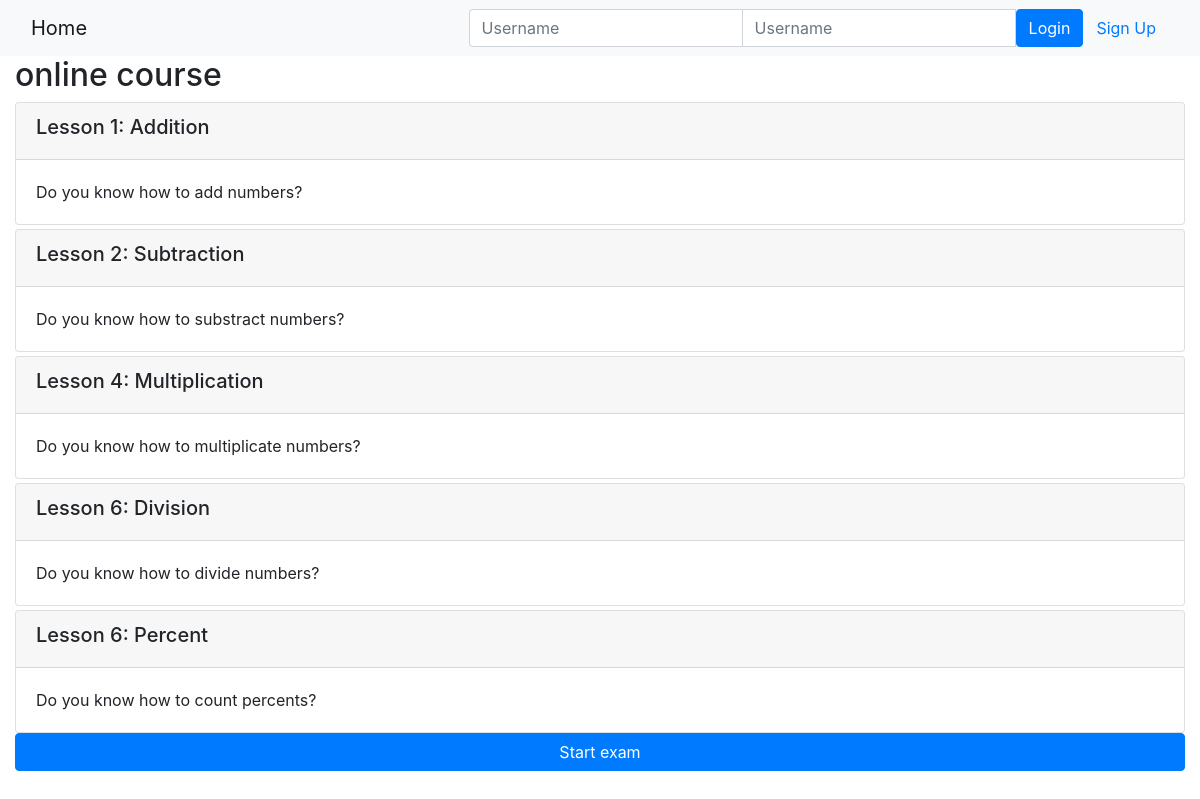
Page /onlinecourse/1/ on the committed database.
### onlinecourse/models.py (models this page shows, shortened)
class Course(models.Model):
    name = models.CharField(null=False, max_length=30, default='online course')
    image = models.ImageField(upload_to='course_images/')
    description = models.CharField(max_length=1000)
    pub_date = models.DateField(null=True)
    instructors = models.ManyToManyField(Instructor)
    users = models.ManyToManyField(settings.AUTH_USER_MODEL, through='Enrollment')
    total_enrollment = models.IntegerField(default=0)
    is_enrolled = False

class Lesson(models.Model):
    title = models.CharField(max_length=200, default="title")
    order = models.IntegerField(default=0)
    course = models.ForeignKey(Course, on_delete=models.CASCADE)
    content = models.TextField()

### onlinecourse/views.py (the view)
# urls.py: path('<int:pk>/', views.CourseDetailView.as_view(), name='course_details'),
class CourseDetailView(generic.DetailView):
    model = Course
    template_name = 'onlinecourse/course_detail_bootstrap.html'

### onlinecourse/templatetags/extra.py (called while the page is built)
@register.simple_tag
def custom_tag(id, some_id):
    return '{"%s": [%s]}'%(id, some_id)

### onlinecourse/templates/onlinecourse/course_detail_bootstrap.html (shortened to what this page needs)
<!DOCTYPE html>
<html lang="en">
<head>
     {% load static %}
     {% load extra %}
    <link rel="stylesheet" href="https://maxcdn.bootstrapcdn.com/bootstrap/4.5.2/css/bootstrap.min.css">
</head>
<body>
    <nav class="navbar navbar-light bg-light">
        <div class="container-fluid">
            <div class="navbar-header">
                  <a class="navbar-brand" href="{% url 'onlinecourse:index' %}">Home</a>
            </div>
            <ul class="nav navbar-nav navbar-right">
                {% if user.is_authenticated %}
                <li>
                    <a class="btn btn-link" href="#">{{ user.first_name }}({{ user.username }})</a>
                    <a class="btn btn-link" href="{% url 'onlinecourse:logout' %}">Logout</a>
                </li>
                {% else %}
                <li>
                    <form class="form-inline" action="{% url 'onlinecourse:login' %}" method="post">
                        <div class="input-group">
                            <input type="text" class="form-control" placeholder="Username" name="username" >
                            <input type="password" class="form-control" placeholder="Username" name="psw" >
                            <button class="btn btn-primary" type="submit">Login</button>
                            <a class="btn btn-link" href="{% url 'onlinecourse:registration' %}">Sign Up</a>
                        </div>
                    </form>
                </li>
                {% endif %}
            </ul>
        </div>
    </nav>
    <div class="container-fluid">
            <h2>{{ course.name }}</h2>
            <div class="card-columns-vertical">
                {% for lesson in course.lesson_set.all %}
                    <div class="card mt-1">
                        <div class="card-header"><h5>Lesson {{lesson.order|add:1}}: {{lesson.title}}</h5></div>
                        <div class="card-body">{{lesson.content}}</div>
                    </div>
                {% endfor %}
            </div>
            <button class="btn btn-primary" type="button" data-toggle="collapse" data-target="#exam" aria-expanded="false" aria-controls="exam" style="width: 100%">Start exam</button>
    </div>
</body>
</html>

### rows in the picture
Course: name "online course"
Lesson: order|add "1", title "Addition", content "Do you know how to add numbers?"
Lesson: order|add "2", title "Subtraction", content "Do you know how to substract numbers?"
Lesson: order|add "4", title "Multiplication", content "Do you know how to multiplicate numbers?"
Lesson: order|add "6", title "Division", content "Do you know how to divide numbers?"
Lesson: order|add "6", title "Percent", content "Do you know how to count percents?"
